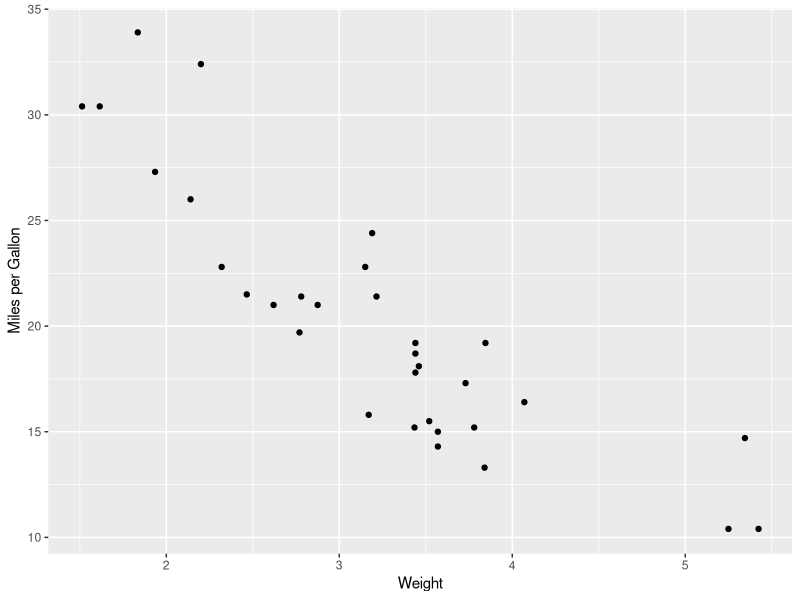
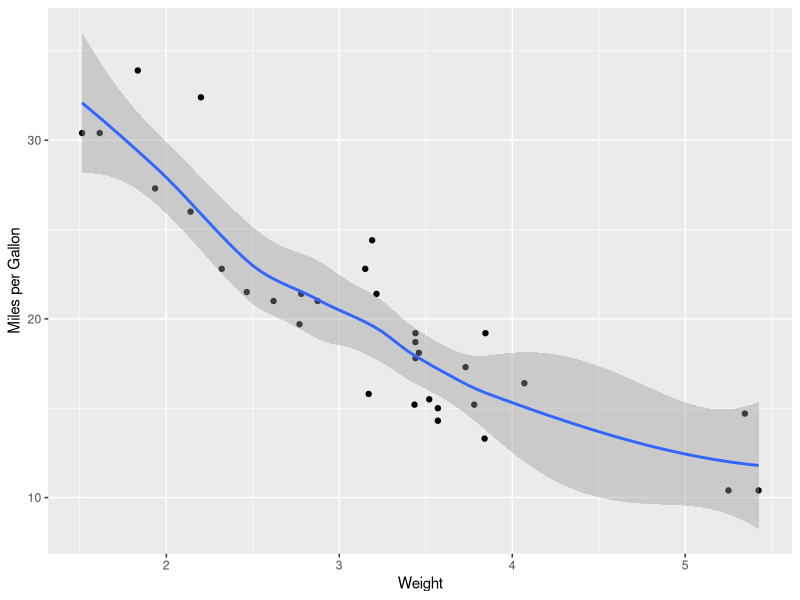
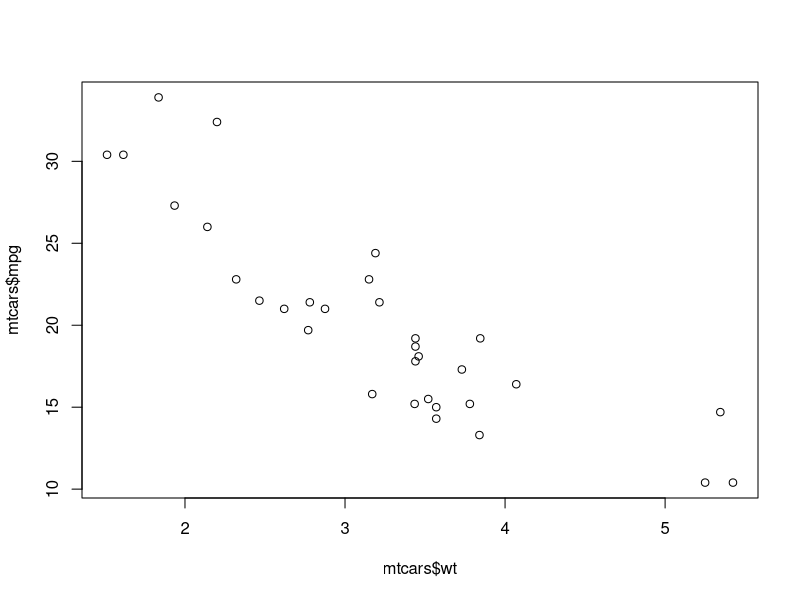
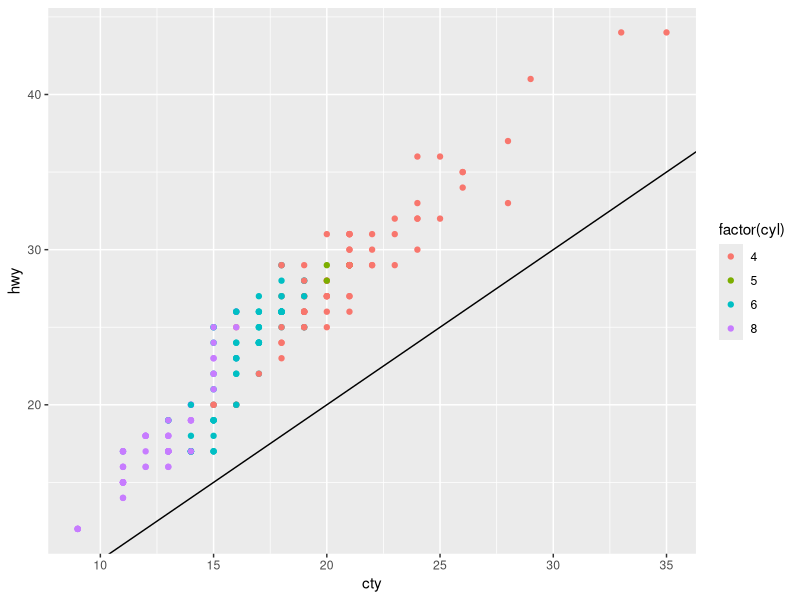
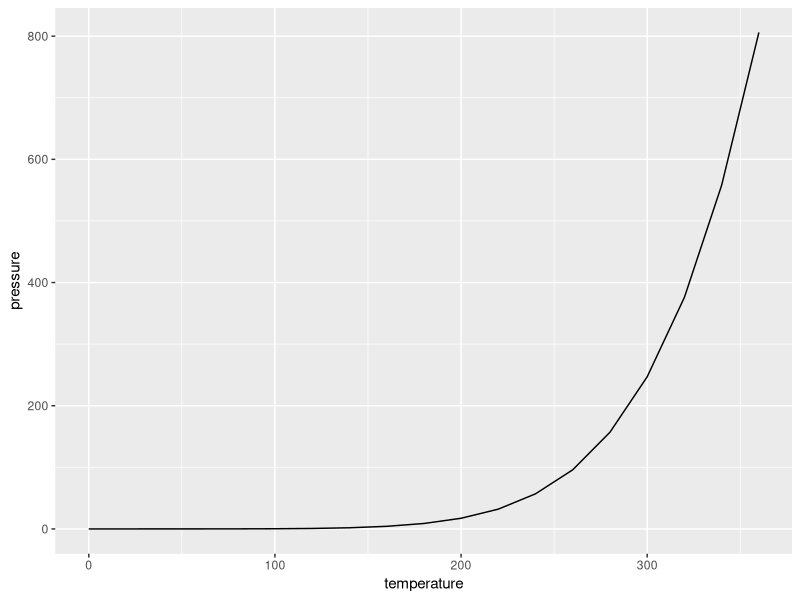
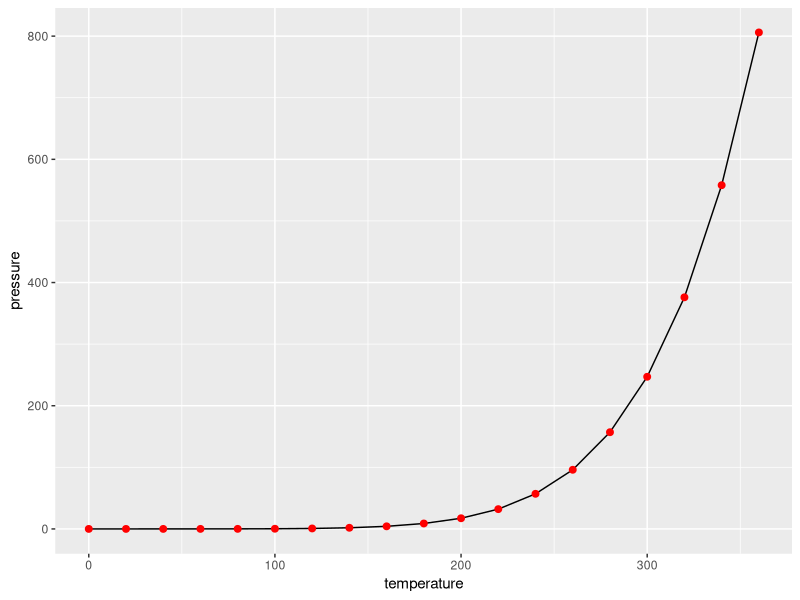
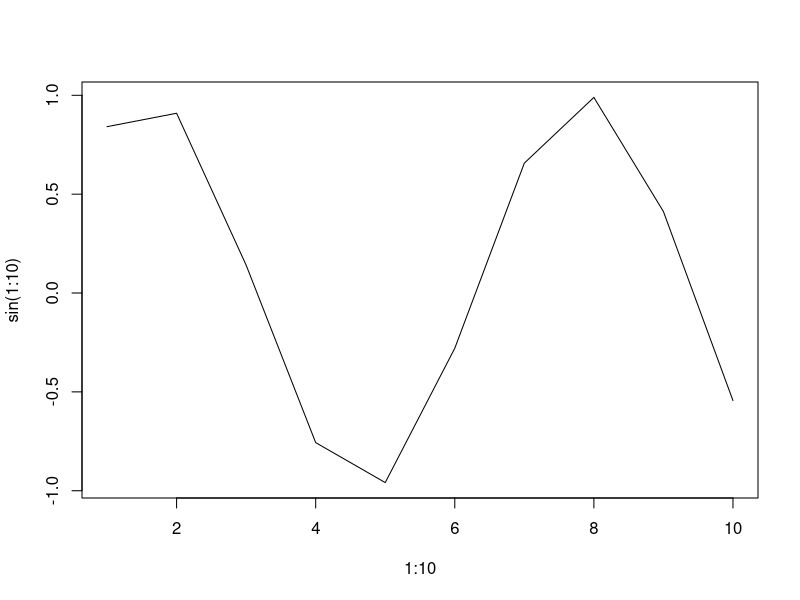
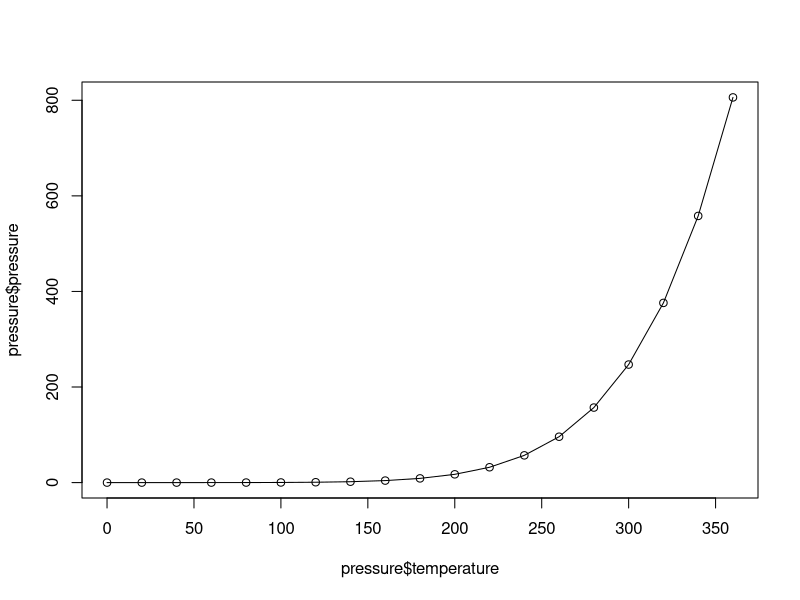

The R source for these figures, in order:
## ---- chunk 1
knitr::opts_chunk$set(echo = TRUE)
## ---- chunk 2
library(ggplot2)
## ---- chunk 3
ggplot(mtcars, aes(x = wt, y = mpg))  + 
  geom_point() + 
  xlab("Weight") + 
  ylab("Miles per Gallon")
## ---- chunk 4
ggplot(mtcars, aes(x = wt, y = mpg))  + 
  geom_point() + 
  geom_smooth() + 
  xlab("Weight") + 
  ylab("Miles per Gallon")
## ---- chunk 5
plot(mtcars$wt, mtcars$mpg)
## ---- chunk 6
G = ggplot(mpg, aes(cty, hwy, color = factor(cyl))) +
    geom_point() + 
  geom_abline()
G
## ---- chunk 7
ggplot(pressure, aes(x = temperature, y = pressure)) +
  geom_line()
## ---- chunk 8
ggplot(pressure, aes(x = temperature, y = pressure)) +
  geom_line() + 
  geom_point(size=2, color = "red")
## ---- chunk 9
plot(1:10, sin(1:10), type="l")
## ---- chunk 10
plot(pressure$temperature, pressure$pressure, type='l')   # line
points(pressure$temperature, pressure$pressure)           # points
# additional lines with `lines()`
# lines(pressure$temperature, pressure$pressure/2, col = "red")
## ---- chunk 11
# Bar graph of counts This uses the mtcars data frame, with the "cyl" column for
# x position. The y position is calculated by counting the number of rows for
# each value of cyl.
ggplot(mtcars, aes(x = cyl)) +
  geom_bar()

# Bar graph of counts
ggplot(mtcars, aes(x = factor(cyl))) +
  geom_bar()
## ---- chunk 12
# Generate a table of counts
barplot(table(mtcars$cyl))
## ---- chunk 13
ggplot(mtcars, aes(x = mpg)) +
  geom_histogram(bins = 10)  # see also binwidth = 4, etc. 
## ---- chunk 14
hist(mtcars$mpg)

# Specify approximate number of bins with breaks
hist(mtcars$mpg, breaks = 10)
## ---- chunk 15
ggplot(mpg, aes(x = cty, y = hwy)) + geom_point()
## ---- chunk 16
ggplot(mpg, aes(manufacturer)) + geom_bar()
## ---- chunk 17
ggplot(mpg, aes(cty)) + geom_histogram(binwidth = 5) + xlab("MPG in City")
## ---- chunk 18
ggplot(mpg, aes(displ, hwy, color = cyl)) + geom_point()
## ---- chunk 19
ggplot(mpg, aes(displ, hwy)) + 
  geom_point(color="blue") + 
  facet_wrap(~class)
## ---- chunk 20
ggplot(mpg, aes(drv, hwy)) + geom_jitter(width=0.1)
#ggplot(mpg, aes(drv, hwy)) + geom_boxplot()
#ggplot(mpg, aes(drv, hwy)) + geom_violin()
## ---- chunk 21
ggplot(mpg, aes(hwy)) + geom_freqpoly()
## ---- chunk 22
ggplot(mpg, aes(displ, color = drv)) +  geom_freqpoly(binwidth = 0.5)
## ---- chunk 23
ggplot(mpg, aes(displ, fill = drv)) + 
  geom_histogram(binwidth = 0.5) + 
  facet_wrap(~drv, ncol = 1)
## ---- chunk 24
ggplot(mpg, aes(class, cty)) + geom_boxplot(color="black") + theme_bw()
## ---- chunk 25
boxplot(mpg$cty)
## ---- chunk 26
hist(mpg$cty, probability = TRUE, ylab = "", main = "",
     col = rgb(1, .7, 0.1, alpha = 0.5), axes = FALSE)
axis(1) # Adds horizontal axis
par(new = TRUE)
boxplot(mpg$cty, horizontal = TRUE, axes = FALSE,
        lwd = 2, col = rgb(0, 0, 0, alpha = 0.2))
